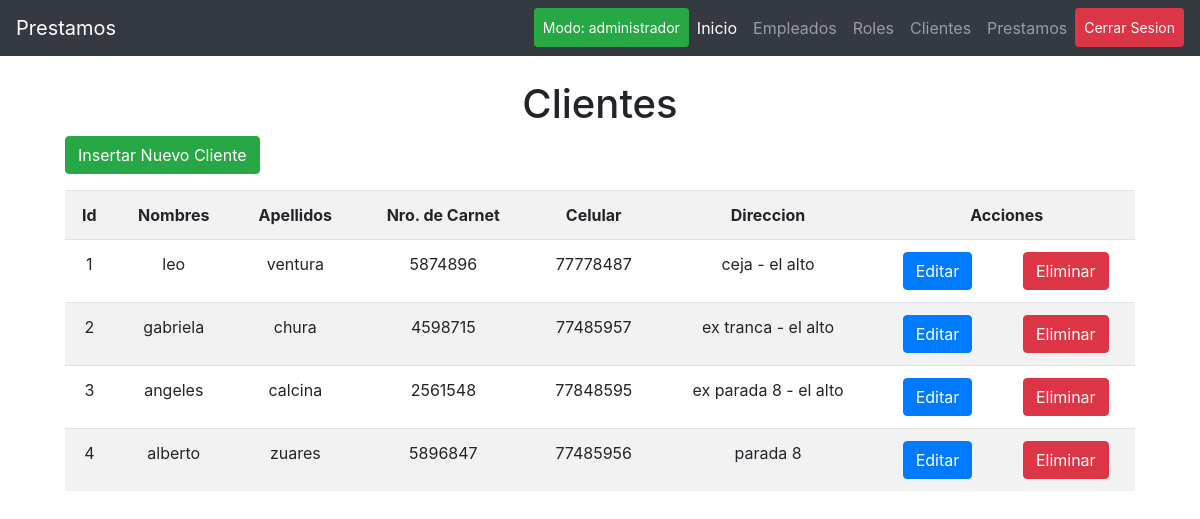
/clientes.php (signed in), run on the app's committed database.
### tables this page shows
CREATE TABLE `clientes` (
  `id_cli` int(11) NOT NULL,
  `nombre` varchar(100) DEFAULT NULL,
  `apellidos` varchar(100) DEFAULT NULL,
  `ci` int(11) DEFAULT NULL,
  `celular` int(11) DEFAULT NULL,
  `direccion` varchar(100) DEFAULT NULL,
  `id_emp` int(11) DEFAULT NULL
);

### clientes.php (the view)
<?php
include_once('librerias/cab.php');
?>
<?php
require_once('librerias/conexionBD.php');
$sql = "select * from clientes";
$result =  $con->query($sql);
$usuarios = array();
while ($fila =  $result->fetch_array()) {
    $usuarios[] = $fila;
}
?>
<div class="container-12">
        <div class="col-lg-11 py-4 mx-auto">
            <h1 class="text-center">Clientes</h1>
            <p>
                <a href="cliente-insertar.php" class="btn btn-success"> Insertar Nuevo Cliente</a>
            </p>
            <table class="table table-striped text-center">
                <tr>
                    <th>Id</th>
                    <th>Nombres</th>
                    <th>Apellidos</th>
                    <th>Nro. de Carnet</th>
                    <th>Celular</th>
                    <th>Direccion</th>
                    <th colspan="2">Acciones</th>
                </tr>
                <?php foreach ($usuarios as $item) : ?>
                    <tr>
                        <td><?= $item['id_cli'] ?></td>
                        <td><?= $item['nombre'] ?></td>
                        <td><?= $item['apellidos'] ?></td>
                        <td><?= $item['ci'] ?></td>
                        <td><?= $item['celular'] ?></td>
                        <td><?= $item['direccion'] ?></td>
                        <td>
                            <a href="cliente-modifica.php?id=<?= $item['id_cli'] ?>" class="btn btn-primary">Editar</a>
                        </td>
                        <td>
                            <a href="cliente-elimina.php?id=<?= $item['id_cli'] ?>" class="btn btn-danger">Eliminar</a>
                        </td>
                    </tr>
                <?php endforeach ?>
            </table>
        </div>
</div>
<?php
include_once('librerias/pie.php');
?>

### librerias/cab.php (shortened to what this page needs)
<?php
$cargo = $_SESSION['cargo'];
?>
<!DOCTYPE html>
<html lang="en">
<head>
    <link rel="stylesheet" href="https://cdn.jsdelivr.net/npm/bootstrap@4.5.3/dist/css/bootstrap.min.css">
</head>
<body>
    <nav class="navbar navbar-expand-lg navbar-dark bg-dark">
        <a class="navbar-brand" href="#">Prestamos</a>
        <div class="collapse navbar-collapse justify-content-end" id="navbarNavDropdown">
            <ul class="navbar-nav">
                <li class="nav-item active">
                    <a class="nav-link btn btn-success btn-sm" href="#">Modo:
                        <? echo $cargo; ?> </a>
                </li>
                <?php
                if ($cargo == 'administrador') {
                ?>
                    <li class="nav-item active">
                        <a class="nav-link" href="inicio.php">Inicio </a>
                    </li>
                    <li class="nav-item">
                        <a class="nav-link" href="empleados.php">Empleados</a>
                    </li>
                    <li class="nav-item">
                        <a class="nav-link" href="roles.php">Roles</a>
                    </li>
                    <li class="nav-item">
                        <a class="nav-link" href="clientes.php">Clientes</a>
                    </li>
                    <li class="nav-item">
                        <a class="nav-link" href="prestamos.php">Prestamos </a>
                    </li>
                    <li class="nav-item active">
                        <a class="nav-link btn btn-danger btn-sm" href="librerias/logout.php">Cerrar Sesion</a>
                    </li>
                    <?php
                }
                ?>
            </ul>
        </div>
    </nav>
    <main role="main">

### librerias/pie.php (shortened to what this page needs)
</main>
</body>
</html>

### data on the page
clientes: id_cli "1", nombre "leo", apellidos "ventura", ci "5874896", celular "77778487", direccion "ceja - el alto"
clientes: id_cli "2", nombre "gabriela", apellidos "chura", ci "4598715", celular "77485957", direccion "ex tranca - el alto"
clientes: id_cli "3", nombre "angeles", apellidos "calcina", ci "2561548", celular "77848595", direccion "ex parada 8 - el alto"
clientes: id_cli "4", nombre "alberto", apellidos "zuares", ci "5896847", celular "77485956", direccion "parada 8"

### other printed values
$cargo "administrador"
